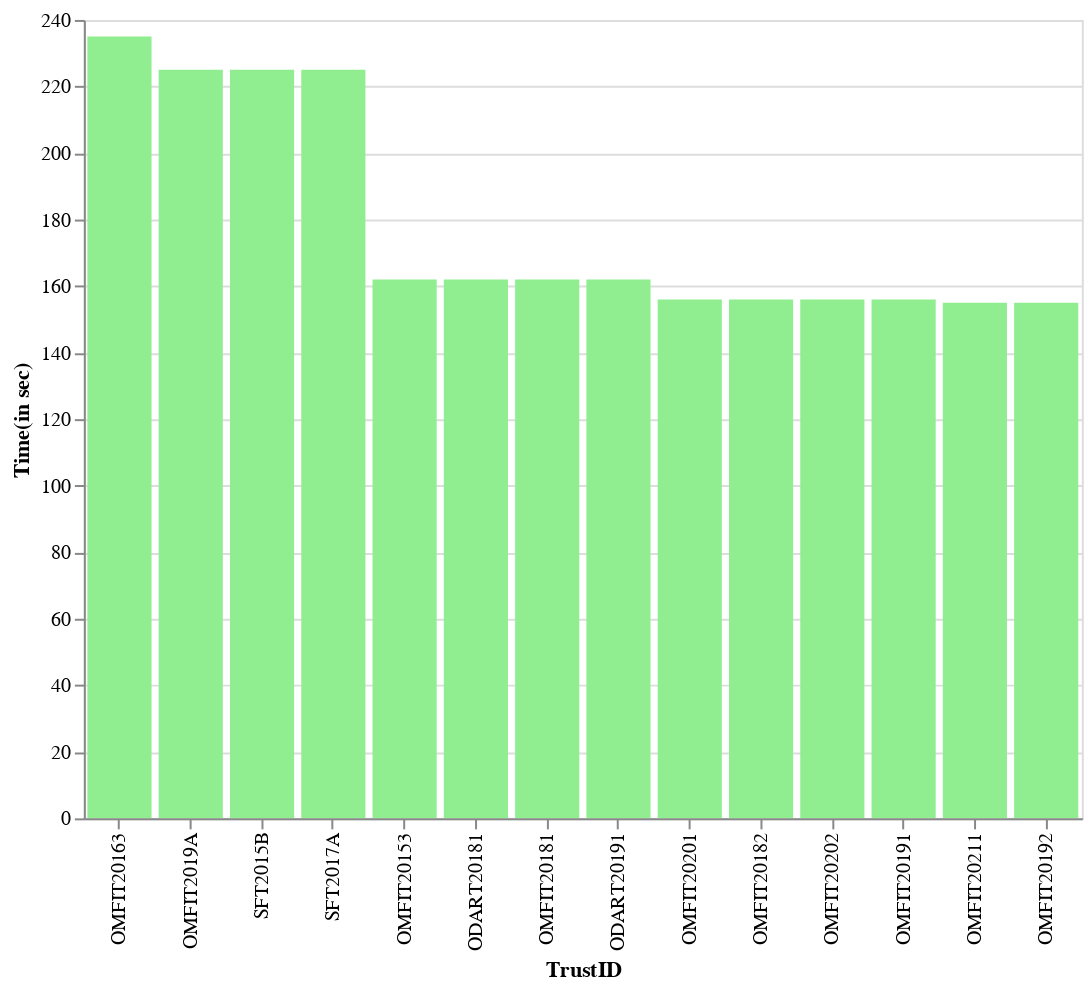

Notebook code cell kept with this figure:
### Markdown cell above
## Widget for Iterations ##

### Code cell
iteration_list = ['Iteration-' + str(i) for i in range(1, len(result)+1)]

w = widgets.Dropdown(
    options=iteration_list,
    value=iteration_list[0],
    description='Iteration:',
)

display(w)

def on_change(change):
    if change['name'] == 'value' and (change['new'] != change['old']):
        get_index = str(change['new']).split('-')[1]
        clear_output()
        display(w)
        make_chart(result[int(get_index)-1]).display()
        display(result[int(get_index)-1].sort_values('Time(in sec)', ascending=False))

w.observe(on_change)

### Figure 1 — Vega-Lite specification as saved in the notebook (floating-point values rounded to 4 significant figures)
{"config": {"view": {"continuousWidth": 400, "continuousHeight": 300}}, "data": {"name": "data-d3fe3c0c510475ea615003fee3865b5c"}, "mark": "bar", "encoding": {"color": {"condition": {"value": "lightgreen", "selection": "selector013"}, "value": "gray"}, "tooltip": [{"type": "nominal", "field": "TrustID"}, {"type": "nominal", "field": "Time Taken (h:m:s)"}], "x": {"type": "nominal", "field": "TrustID", "sort": "-y"}, "y": {"type": "quantitative", "field": "Time(in sec)"}}, "height": 400, "selection": {"selector014": {"type": "interval", "bind": "scales", "encodings": ["x", "y"]}, "selector013": {"type": "interval", "encodings": ["x"]}}, "width": 500, "$schema": "https://vega.github.io/schema/vega-lite/v4.8.1.json", "datasets": {"data-d3fe3c0c510475ea615003fee3865b5c": [{"TrustID": "OMFIT20201", "Time Taken (h:m:s)": "0:2:36", "Time(in sec)": 156}, {"TrustID": "OMFIT20182", "Time Taken (h:m:s)": "0:2:36", "Time(in sec)": 156}, {"TrustID": "OMFIT20211", "Time Taken (h:m:s)": "0:2:35", "Time(in sec)": 155}, {"TrustID": "OMFIT20192", "Time Taken (h:m:s)": "0:2:35", "Time(in sec)": 155}, {"TrustID": "OMFIT20153", "Time Taken (h:m:s)": "0:2:42", "Time(in sec)": 162}, {"TrustID": "ODART20181", "Time Taken (h:m:s)": "0:2:42", "Time(in sec)": 162}, {"TrustID": "OMFIT20163", "Time Taken (h:m:s)": "0:3:55", "Time(in sec)": 235}, {"TrustID": "OMFIT2019A", "Time Taken (h:m:s)": "0:3:45", "Time(in sec)": 225}, {"TrustID": "OMFIT20202", "Time Taken (h:m:s)": "0:2:36", "Time(in sec)": 156}, {"TrustID": "SFT2015B", "Time Taken (h:m:s)": "0:3:45", "Time(in sec)": 225}, {"TrustID": "OMFIT20191", "Time Taken (h:m:s)": "0:2:36", "Time(in sec)": 156}, {"TrustID": "SFT2017A", "Time Taken (h:m:s)": "0:3:45", "Time(in sec)": 225}, {"TrustID": "OMFIT20181", "Time Taken (h:m:s)": "0:2:42", "Time(in sec)": 162}, {"TrustID": "ODART20191", "Time Taken (h:m:s)": "0:2:42", "Time(in sec)": 162}]}}
